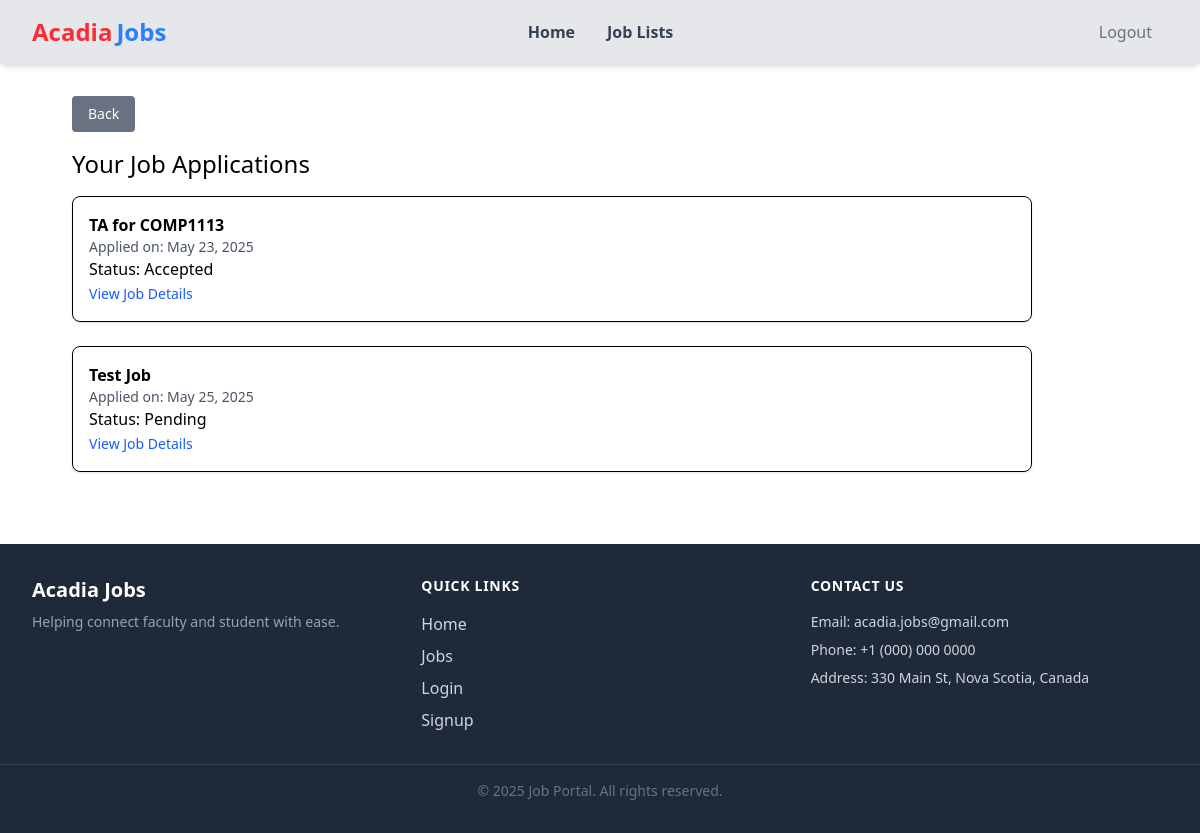
The page /student/job-status/ (signed in) on the database its author committed.
### loginSignup/models.py (models this page shows, shortened)
class ApplyJob(models.Model):
    PENDING = 'pending'
    IN_REVIEW = 'under_review'
    INTERVIEW = 'inteview'
    ACCEPTED = 'accepted'
    REJECTED = 'rejected'
    JOB_STATUS_CHOICES = (
        (PENDING, 'Pending'),
        (IN_REVIEW, 'Under Review'),
        (INTERVIEW, 'Selected for interview'),
        (ACCEPTED, 'Accepted'),
        (REJECTED, 'Rejected'),
    )
    job = models.ForeignKey(CreateJob, on_delete=models.CASCADE, related_name='applications')
    first_name = models.CharField(max_length=100)
    middle_name = models.CharField(max_length=100)
    last_name = models.CharField(max_length=100)
    email = models.EmailField()
    address = models.CharField(max_length=250)
    city = models.CharField(max_length=100)
    state = models.CharField(max_length=100)
    phone_no = models.CharField(max_length=12)
    user = models.ForeignKey('loginSignup.CustomUser', on_delete=models.CASCADE)
    resume = models.FileField(upload_to="resumes/")
    availability_start_date = models.DateField()
    availability_end_date = models.DateField()
    applied_on = models.DateTimeField(auto_now_add=True)
    job_status = models.CharField(max_length=100, choices=JOB_STATUS_CHOICES, default=PENDING)
    class Meta:
        unique_together = ('user', 'job')

class CreateJob(models.Model):
    JOB_TYPE = (
        ("full-time", "Full Time"),
        ("part-time", "Part Time"),
        ("internship", "Internship"),
        ("co-op", "Co-op")
    )
    LOCATION = (
        ("remote", "Remote"),
        ("in-person", "In Person")
    )
    title = models.CharField(max_length=200)
    position = models.CharField(max_length=100)
    companyName = models.CharField(max_length=100)
    jobType = models.CharField(max_length=50, default="")
    location = models.CharField(max_length=50, default="")
    applicationDeadline = models.DateField(default=None)
    description = models.TextField()
    posted_by = models.ForeignKey('loginSignup.CustomUser', on_delete=models.CASCADE)
    posted_date = models.DateField(auto_now_add=True)

### loginSignup/views.py (the view)
# urls.py: path('student/job-status/', views.jobApplicationStatus, name='job_status'),
@login_required(login_url="/login")
@student_required
def jobApplicationStatus(request):
    student = request.user
    applications = ApplyJob.objects.filter(user=student)
    return render(request, 'jobApplicationStatus.html', {
        'applications': applications
    })

### loginSignup/views.py (called while the page is built)
def student_required(view_func):
    @wraps(view_func)
    def wrapper(request, *args, **kwargs):
        if not request.user.is_authenticated:
            return redirect('login')
        if hasattr(request.user, 'user_type') and request.user.user_type == "student":
            return view_func(request, *args, **kwargs)
        return HttpResponseForbidden("You do not have permission to access this page.")
    return wrapper

### loginSignup/templates/jobApplicationStatus.html
{% extends 'base.html' %}
{% block content %}
<div class="container mx-10 p-8">
        <div class="mb-4">
            <a href="{% url 'test' %}" class="inline-block bg-gray-500 text-white px-4 py-2 rounded hover:bg-gray-600 text-sm font-medium">
            Back
            </a>
        </div>
    <h2 class="text-2xl mb-4">Your Job Applications</h2>
    {% if applications %}
        <div class="grid gap-6">
            {% for application in applications %}
                <div class="p-4 border rounded-lg shadow">
                    <h3 class="font-semibold">{{ application.job.title }}</h3>
                    <p class="text-sm text-gray-600">Applied on: {{ application.applied_on|date:"M d, Y" }}</p>
                    <p>Status: {{application.get_job_status_display}}</p>
                    <a href="{% url 'job_detail' application.job.id %}" class="text-blue-600 hover:underline text-sm">View Job Details</a>
                </div>
            {% endfor %}
        </div>
    {% else %}
        <p>You have not applied to any jobs yet.</p>
    {% endif %}
</div>
{% endblock %}

### rows shown on the page
ApplyJob: job "TA for COMP1113", applied_on "May 23, 2025", job_status "Accepted"
ApplyJob: job "Test Job", applied_on "May 25, 2025", job_status "Pending"

### other values the page prints
{{ year|default:2025 }} "2025"
